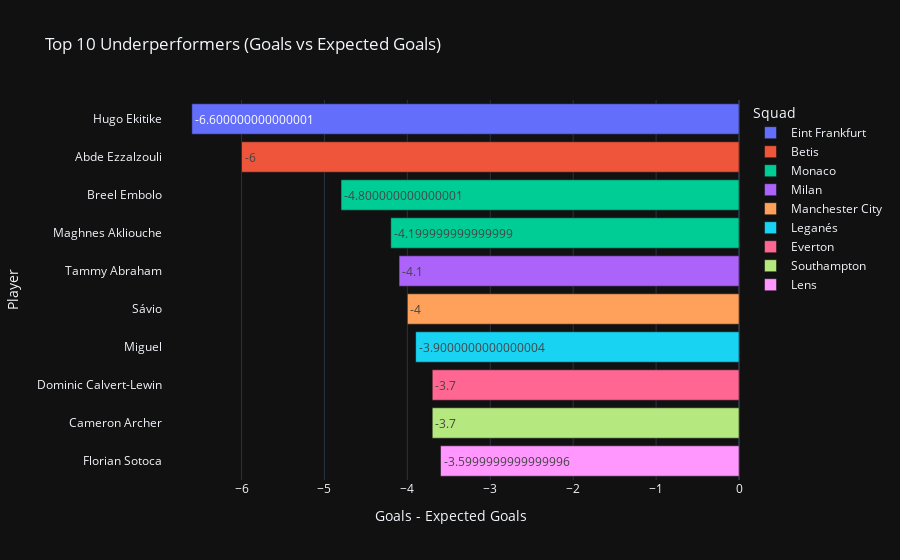

The notebook cell saved with this chart:
### Code cell
# Calculate underperformance (players whose actual goals < expected goals)
df['Underperformance'] = df['Goals'] - df['ExpGoals']

# Filter players who underperformed and get top 10 (most negative values)
underperformers = df[df['Underperformance'] < 0][
    ['Player', 'Squad', 'Goals', 'ExpGoals', 'Underperformance']
].sort_values(by='Underperformance').head(10)

# Plot the data using Plotly bar chart
fig = px.bar(
    underperformers,
    x='Underperformance',
    y='Player',
    color='Squad',
    orientation='h',
    title='Top 10 Underperformers (Goals vs Expected Goals)',
    template='plotly_dark',
    text='Underperformance'
)

# Customize layout
fig.update_layout(
    yaxis=dict(autorange='reversed'),  
    xaxis_title='Goals - Expected Goals',
    yaxis_title='Player'
)

# Step 5: Show the chart
fig.show()

### Figure 1 — Plotly figure (JSON) as saved in the notebook; plotly's stock layout.template omitted (floating-point values rounded to 4 significant figures)
{"data": [{"alignmentgroup": "True", "hovertemplate": "Squad=Eint Frankfurt<br>Underperformance=%{text}<br>Player=%{y}<extra></extra>", "legendgroup": "Eint Frankfurt", "marker": {"color": "#636efa", "pattern": {"shape": ""}}, "name": "Eint Frankfurt", "offsetgroup": "Eint Frankfurt", "orientation": "h", "showlegend": true, "text": [-6.6], "textposition": "auto", "type": "bar", "x": [-6.6], "xaxis": "x", "y": ["Hugo Ekitike"], "yaxis": "y"}, {"alignmentgroup": "True", "hovertemplate": "Squad=Betis<br>Underperformance=%{text}<br>Player=%{y}<extra></extra>", "legendgroup": "Betis", "marker": {"color": "#EF553B", "pattern": {"shape": ""}}, "name": "Betis", "offsetgroup": "Betis", "orientation": "h", "showlegend": true, "text": [-6], "textposition": "auto", "type": "bar", "x": [-6], "xaxis": "x", "y": ["Abde Ezzalzouli"], "yaxis": "y"}, {"alignmentgroup": "True", "hovertemplate": "Squad=Monaco<br>Underperformance=%{text}<br>Player=%{y}<extra></extra>", "legendgroup": "Monaco", "marker": {"color": "#00cc96", "pattern": {"shape": ""}}, "name": "Monaco", "offsetgroup": "Monaco", "orientation": "h", "showlegend": true, "text": [-4.8, -4.2], "textposition": "auto", "type": "bar", "x": [-4.8, -4.2], "xaxis": "x", "y": ["Breel Embolo", "Maghnes Akliouche"], "yaxis": "y"}, {"alignmentgroup": "True", "hovertemplate": "Squad=Milan<br>Underperformance=%{text}<br>Player=%{y}<extra></extra>", "legendgroup": "Milan", "marker": {"color": "#ab63fa", "pattern": {"shape": ""}}, "name": "Milan", "offsetgroup": "Milan", "orientation": "h", "showlegend": true, "text": [-4.1], "textposition": "auto", "type": "bar", "x": [-4.1], "xaxis": "x", "y": ["Tammy Abraham"], "yaxis": "y"}, {"alignmentgroup": "True", "hovertemplate": "Squad=Manchester City<br>Underperformance=%{text}<br>Player=%{y}<extra></extra>", "legendgroup": "Manchester City", "marker": {"color": "#FFA15A", "pattern": {"shape": ""}}, "name": "Manchester City", "offsetgroup": "Manchester City", "orientation": "h", "showlegend": true, "text": [-4], "textposition": "auto", "type": "bar", "x": [-4], "xaxis": "x", "y": ["Sávio"], "yaxis": "y"}, {"alignmentgroup": "True", "hovertemplate": "Squad=Leganés<br>Underperformance=%{text}<br>Player=%{y}<extra></extra>", "legendgroup": "Leganés", "marker": {"color": "#19d3f3", "pattern": {"shape": ""}}, "name": "Leganés", "offsetgroup": "Leganés", "orientation": "h", "showlegend": true, "text": [-3.9], "textposition": "auto", "type": "bar", "x": [-3.9], "xaxis": "x", "y": ["Miguel"], "yaxis": "y"}, {"alignmentgroup": "True", "hovertemplate": "Squad=Everton<br>Underperformance=%{text}<br>Player=%{y}<extra></extra>", "legendgroup": "Everton", "marker": {"color": "#FF6692", "pattern": {"shape": ""}}, "name": "Everton", "offsetgroup": "Everton", "orientation": "h", "showlegend": true, "text": [-3.7], "textposition": "auto", "type": "bar", "x": [-3.7], "xaxis": "x", "y": ["Dominic Calvert-Lewin"], "yaxis": "y"}, {"alignmentgroup": "True", "hovertemplate": "Squad=Southampton<br>Underperformance=%{text}<br>Player=%{y}<extra></extra>", "legendgroup": "Southampton", "marker": {"color": "#B6E880", "pattern": {"shape": ""}}, "name": "Southampton", "offsetgroup": "Southampton", "orientation": "h", "showlegend": true, "text": [-3.7], "textposition": "auto", "type": "bar", "x": [-3.7], "xaxis": "x", "y": ["Cameron Archer"], "yaxis": "y"}, {"alignmentgroup": "True", "hovertemplate": "Squad=Lens<br>Underperformance=%{text}<br>Player=%{y}<extra></extra>", "legendgroup": "Lens", "marker": {"color": "#FF97FF", "pattern": {"shape": ""}}, "name": "Lens", "offsetgroup": "Lens", "orientation": "h", "showlegend": true, "text": [-3.6], "textposition": "auto", "type": "bar", "x": [-3.6], "xaxis": "x", "y": ["Florian Sotoca"], "yaxis": "y"}], "layout": {"barmode": "relative", "legend": {"title": {"text": "Squad"}, "tracegroupgap": 0}, "title": {"text": "Top 10 Underperformers (Goals vs Expected Goals)"}, "xaxis": {"anchor": "y", "domain": [0, 1], "title": {"text": "Goals - Expected Goals"}}, "yaxis": {"anchor": "x", "autorange": "reversed", "domain": [0, 1], "title": {"text": "Player"}}}}
